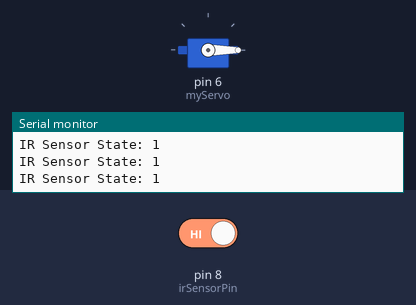
Simulated run of this sketch. Board: Arduino Uno, built with avr-gcc and run on an emulated ATmega328P. Shown: servo, the last lines printed to the serial monitor. Inputs (shaded band) come from the test bench; at power-on: pin 8 (irSensorPin) HIGH.

Above: at 1.8 s.
1.9 s: pin 8 (irSensorPin) driven LOW
At 2.7 s:
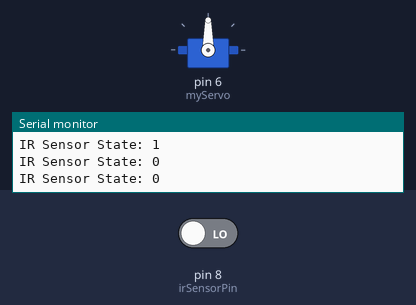
3.5 s: pin 8 (irSensorPin) driven HIGH
At 3.9 s:
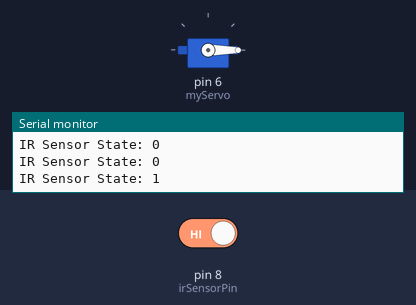
Timing chart, 0 to 6.5 s (numbered marks = the images above; inputs shaded):
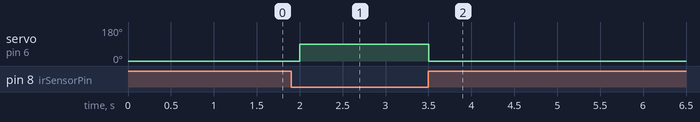

The sketch:

Automatic_Railway_Gate.ino.ino
```cpp
#include <Servo.h>

const int irSensorPin = 8; // IR sensor signal pin
Servo myServo; // Only one servo

void setup() {
  pinMode(irSensorPin, INPUT); // Set IR sensor pin as input
  myServo.attach(6); // Servo motor pin

  Serial.begin(9600); // Serial monitor setup
}

void loop() {
  int irSensorState = digitalRead(irSensorPin); // Read the state of the IR sensor

  Serial.print("IR Sensor State: ");
  Serial.println(irSensorState);

  if (irSensorState == LOW) { // Object detected by IR sensor (LOW means object detected)
    myServo.write(90); // Rotate servo to 90 degrees
  } else { // No object detected by IR sensor (HIGH means no object)
    myServo.write(0); // Rotate servo to 0 degrees
  }

  delay(500); // Wait for the servo to reach position
}
```

Measured:
- after the input at 1.9 s, servo on pin 6 (myServo): 0° → 90° after 0.10 s
- after the input at 3.5 s, servo on pin 6 (myServo): 90° → 0° at once
